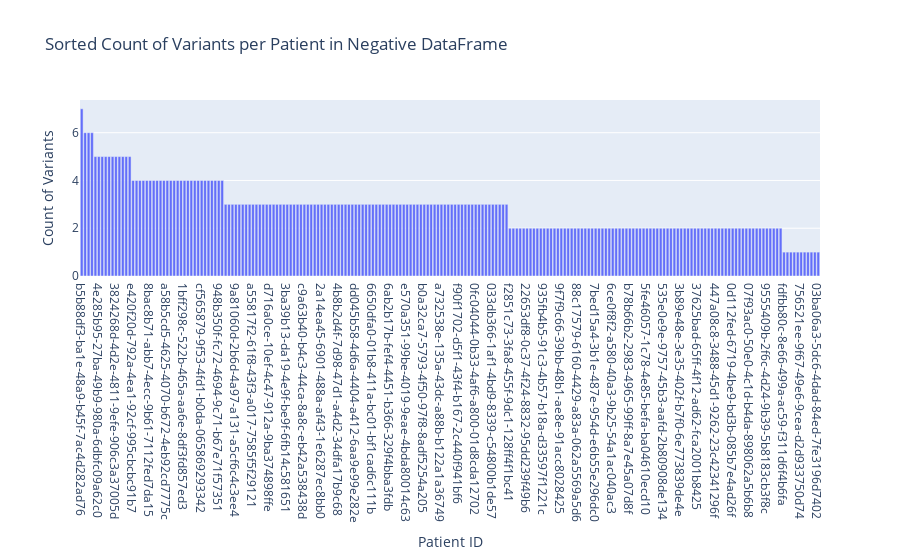

Notebook cell for this chart:
### Code cell
# Variants per patient for the negative DataFrame, sorted
fig3 = px.bar(x=variants_per_patient_negative_sorted.index, y=variants_per_patient_negative_sorted.values,
              labels={'x': 'Patient ID', 'y': 'Count of Variants'},
              title='Sorted Count of Variants per Patient in Negative DataFrame')
fig3.show()

### Figure 1 — Plotly figure (JSON) as saved in the notebook; plotly's stock layout.template omitted (floating-point values rounded to 4 significant figures; data arrays with more than 128 entries replaced by an {"elided": "..."} marker saying what was removed)
{"data": [{"alignmentgroup": "True", "hovertemplate": "Patient ID=%{x}<br>Count of Variants=%{y}<extra></extra>", "legendgroup": "", "marker": {"color": "#636efa", "pattern": {"shape": ""}}, "name": "", "offsetgroup": "", "orientation": "v", "showlegend": false, "textposition": "auto", "type": "bar", "x": {"elided": "216 str values"}, "xaxis": "x", "y": {"elided": "216 int values"}, "yaxis": "y"}], "layout": {"autosize": true, "barmode": "relative", "legend": {"tracegroupgap": 0}, "title": {"text": "Sorted Count of Variants per Patient in Negative DataFrame"}, "xaxis": {"anchor": "y", "autorange": true, "domain": [0, 1], "range": [-0.5, 215.5], "title": {"text": "Patient ID"}, "type": "category"}, "yaxis": {"anchor": "x", "autorange": true, "domain": [0, 1], "range": [0, 7.368], "title": {"text": "Count of Variants"}, "type": "linear"}}}
